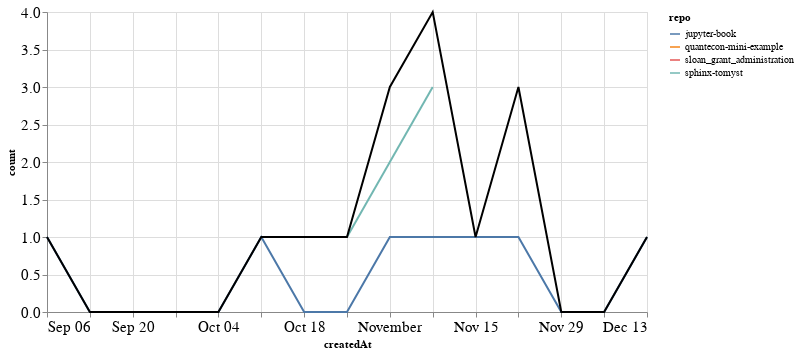

Notebook source saved alongside this figure:
### Markdown cell above
### PRs

### Code cell
prs_time = prs.groupby('repo').resample('W', on='createdAt').count()['author'].reset_index()
prs_time = prs_time.rename(columns={'author': 'count'})
prs_time_total = prs_time.groupby('createdAt').agg({"count": "sum"}).reset_index()

ch1 = alt.Chart(prs_time, width=600).mark_line().encode(
    x='createdAt',
    y='count',
    color='repo',
    tooltip="repo"
)

ch2 = alt.Chart(prs_time_total, width=600).mark_line(color="black").encode(
    x='createdAt',
    y='count',
)

ch1 + ch2

### Figure 1 — Vega-Lite specification as saved in the notebook (floating-point values rounded to 4 significant figures)
{"config": {"axisLeft": {"labelFontSize": 15}, "axisBottom": {"labelFontSize": 15}}, "layer": [{"data": {"name": "data-e5944ed273e2957957e5ecb693ee7035"}, "mark": "line", "encoding": {"color": {"type": "nominal", "field": "repo"}, "tooltip": {"type": "nominal", "field": "repo"}, "x": {"type": "temporal", "field": "createdAt"}, "y": {"type": "quantitative", "field": "count"}}, "width": 600}, {"data": {"name": "data-84798a6557a1c72a1d7ea827bedce4fc"}, "mark": {"type": "line", "color": "black"}, "encoding": {"x": {"type": "temporal", "field": "createdAt"}, "y": {"type": "quantitative", "field": "count"}}, "width": 600}], "$schema": "https://vega.github.io/schema/vega-lite/v4.8.1.json", "datasets": {"data-e5944ed273e2957957e5ecb693ee7035": [{"repo": "jupyter-book", "createdAt": "2020-09-06T00:00:00", "count": 1}, {"repo": "jupyter-book", "createdAt": "2020-09-13T00:00:00", "count": 0}, {"repo": "jupyter-book", "createdAt": "2020-09-20T00:00:00", "count": 0}, {"repo": "jupyter-book", "createdAt": "2020-09-27T00:00:00", "count": 0}, {"repo": "jupyter-book", "createdAt": "2020-10-04T00:00:00", "count": 0}, {"repo": "jupyter-book", "createdAt": "2020-10-11T00:00:00", "count": 1}, {"repo": "jupyter-book", "createdAt": "2020-10-18T00:00:00", "count": 0}, {"repo": "jupyter-book", "createdAt": "2020-10-25T00:00:00", "count": 0}, {"repo": "jupyter-book", "createdAt": "2020-11-01T00:00:00", "count": 1}, {"repo": "jupyter-book", "createdAt": "2020-11-08T00:00:00", "count": 1}, {"repo": "jupyter-book", "createdAt": "2020-11-15T00:00:00", "count": 1}, {"repo": "jupyter-book", "createdAt": "2020-11-22T00:00:00", "count": 1}, {"repo": "jupyter-book", "createdAt": "2020-11-29T00:00:00", "count": 0}, {"repo": "jupyter-book", "createdAt": "2020-12-06T00:00:00", "count": 0}, {"repo": "jupyter-book", "createdAt": "2020-12-13T00:00:00", "count": 1}, {"repo": "quantecon-mini-example", "createdAt": "2020-11-22T00:00:00", "count": 2}, {"repo": "sloan_grant_administration", "createdAt": "2020-10-18T00:00:00", "count": 1}, {"repo": "sphinx-tomyst", "createdAt": "2020-10-25T00:00:00", "count": 1}, {"repo": "sphinx-tomyst", "createdAt": "2020-11-01T00:00:00", "count": 2}, {"repo": "sphinx-tomyst", "createdAt": "2020-11-08T00:00:00", "count": 3}], "data-84798a6557a1c72a1d7ea827bedce4fc": [{"createdAt": "2020-09-06T00:00:00", "count": 1}, {"createdAt": "2020-09-13T00:00:00", "count": 0}, {"createdAt": "2020-09-20T00:00:00", "count": 0}, {"createdAt": "2020-09-27T00:00:00", "count": 0}, {"createdAt": "2020-10-04T00:00:00", "count": 0}, {"createdAt": "2020-10-11T00:00:00", "count": 1}, {"createdAt": "2020-10-18T00:00:00", "count": 1}, {"createdAt": "2020-10-25T00:00:00", "count": 1}, {"createdAt": "2020-11-01T00:00:00", "count": 3}, {"createdAt": "2020-11-08T00:00:00", "count": 4}, {"createdAt": "2020-11-15T00:00:00", "count": 1}, {"createdAt": "2020-11-22T00:00:00", "count": 3}, {"createdAt": "2020-11-29T00:00:00", "count": 0}, {"createdAt": "2020-12-06T00:00:00", "count": 0}, {"createdAt": "2020-12-13T00:00:00", "count": 1}]}}
